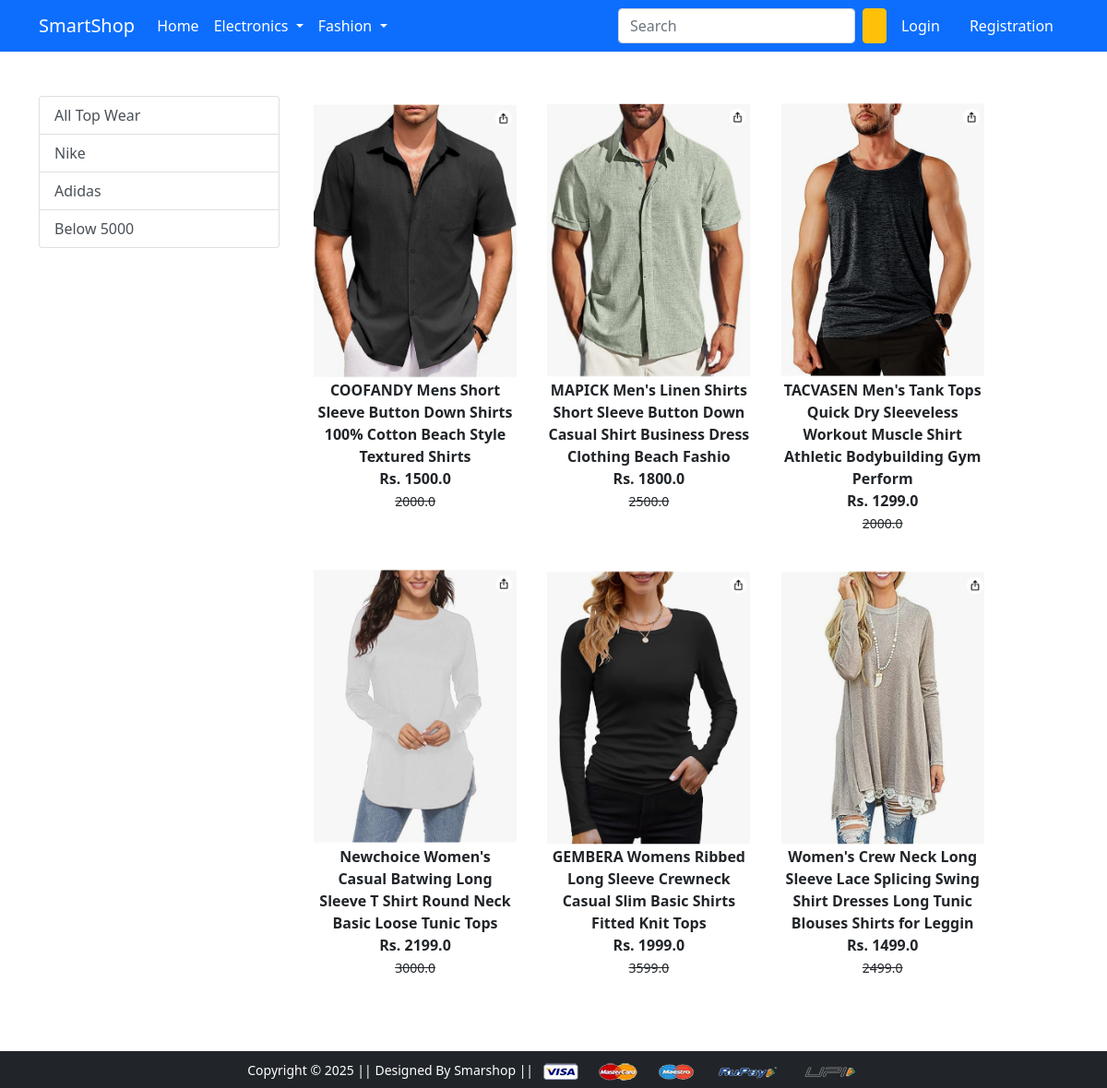
Screenshot of /topwear/ with the database file from the repository.
### app/models.py (models this page shows, shortened)
class Product(models.Model):
    title = models.CharField(max_length=100)
    selling_price = models.FloatField()
    discounted_price = models.FloatField()
    description = models.TextField()
    brand = models.CharField(max_length=100)
    category = models.CharField(choices=CATEGORY_CHOICES,
                                max_length=2)
    product_image = models.ImageField(upload_to='productimg')

### app/views.py (the view)
# urls.py: path('topwear/', views.TopWearView.as_view(), name='topwear'),
class TopWearView(View):
  def get(self, request, data=None):
    if data is None:
      topwears = Product.objects.filter(category='TW')
    elif data in ['Nike', 'Adidas']:
      topwears = Product.objects.filter(category='TW', brand=data)
    elif data == 'below':
      topwears = Product.objects.filter(category='TW', discounted_price__lt=1000)
    elif data == 'above':
      topwears = Product.objects.filter(category='TW', discounted_price__gt=1000)
    return render(request, 'app/topwear.html', {'topwears': topwears})

### app/templates/app/topwear.html (shortened to what this page needs)
{% extends 'app/base.html' %}
{% load static %}
{% block main-content %}
<div class="container my-5">
 <div class="row">
    <div class="col-sm-3">
        <div class="list-group">
                <a href="{% url 'topwear' %}" class="list-group-item
                list-group-item-action" aria-current="true">All Top Wear</a>
                <a href="{% url 'topweardata' 'Nike' %}"
                class="list-group-item list-group-item-action"
                aria-current="true">Nike</a>
                <a href="{% url 'topweardata' 'Adidas' %}"
                class="list-group-item list-group-item-action"
                aria-current="true">Adidas</a>
                <a href="{% url 'topweardata' 'below' %}"
                class="list-group-item list-group-item-action">Below
                5000</a>
        </div>
         </div>
    <div class="col-sm-8">
        <div class="row">
                {% for product in topwears %}
                <div class="col-sm-4 text-center mb-4">
                        <a href="{% url 'product-detail' product.id %}"
                        class="btn">
                        <div class="item">
                                <img src="{{product.product_image.url}}" alt=""
                                height="300" class="">
                                <div class="fw-bold"> {{product.title}} </div>
                                <div class="fw-bold"> Rs. {{product.discounted_price}}  </div>
                                <small class="fw-light text-decoration-line-through"> {{product.selling_price}}</small>
                        </div>
                </a>
                </div>
                {% endfor %}
        </div>
    </div>
 </div>
</div>
{% endblock main-content %}

### app/templates/app/base.html (shortened to what this page needs)
<!doctype html>
{% load static %}
<html lang="en">
  <head>
    <link href="https://cdn.jsdelivr.net/npm/bootstrap@5.0.0-beta1/dist/css/bootstrap.min.css" rel="stylesheet">
    <link rel="stylesheet" href="{% static 'app/css/owl.carousel.min.css' %}">
    <link rel="stylesheet" href="{% static 'app/css/all.min.css' %}">
    <link rel="stylesheet" href="{% static 'app/css/style.css' %}">
  </head>
  <body>
    <nav class="navbar navbar-expand-lg navbar-dark bg-primary">
     <div class="container">
       <a class="navbar-brand" href="/">SmartShop</a>
       <div class="collapse navbar-collapse" id="navbarSupportedContent">
         <ul class="navbar-nav me-auto mb-2 mb-lg-0">
           <li class="nav-item">
             <a class="nav-link active" aria-current="page" href="/">Home</a>
           </li>
           <li class="nav-item dropdown">
             <a class="nav-link dropdown-toggle text-white" href="#" id="electronicsDropdown" role="button" data-bs-toggle="dropdown" aria-expanded="false">
               Electronics
             </a>
           </li>
           <li class="nav-item dropdown">
             <a class="nav-link dropdown-toggle text-white" href="#" id="fashionDropdown" role="button" data-bs-toggle="dropdown" aria-expanded="false">
               Fashion
             </a>
           </li>
         </ul>
         <form class="d-flex">
           <input class="form-control me-2" type="search" placeholder="Search" aria-label="Search">
          <button class="btn btn-warning" type="submit">{{ request.user.username|first|capfirst }}</button>
         </form>
         <div>
          <ul class="navbar-nav me-auto mb-2 mb-lg-0">
            {% if request.user.is_authenticated %}
           <li class="nav-item dropdown mx-2">
              <a class="nav-link dropdown-toggle text-white" href="#" id="profileDropdown" role="button" data-bs-toggle="dropdown" aria-expanded="false">
              {{ request.user.username|capfirst }}
              </a>
              <ul class="dropdown-menu" aria-labelledby="profileDropdown">
                <li><a class="dropdown-item" href="{% url 'profile' %}">Profile</a></li>
                <li><a class="dropdown-item" href="{% url 'orders' %}">Orders</a></li>
                <li><a class="dropdown-item" href="{% url 'changepassword' %}">Change Password</a></li>
                <li><a class="dropdown-item" href="{% url 'logout' %}">Logout</a></li>
              </ul>
            </li>
            <li class="nav-item mx-2">
            <a href="{% url 'showcart' %}" class="nav-link text-white">
              <span class="badge bg-danger">{{ cart_count }}</span> Cart
            </a>
            </li>
            {% else %}
            <li class="nav-item mx-2">
             <a href="{% url 'login' %}" class="nav-link text-white">Login</a>
            </li>
            <li class="nav-item mx-2">
             <a href="{% url 'customerregistration' %}" class="nav-link text-white">Registration</a>
            </li>
            {% endif %}
          </ul>
         </div>
       </div>
     </div>
    </nav>
    {% block main-content %} {% endblock main-content %}
    <footer class="container-fluid bg-dark text-center p-2 mt-5">
        <small class="text-white">Copyright &copy; 2025 || Designed By Smarshop || </small>
        <img src="{% static 'app/images/payment.png' %}" alt="" srcset="" class="img-fluid" height="2px">
    </footer>
  </body>
</html>

### rows the page displays
Product: product_image (picture), title "COOFANDY Mens Short Sleeve Button Down Shirts 100% Cotton Beach Style Textured Shirts", discounted_price "1500.0", selling_price "2000.0"
Product: product_image (picture), title "MAPICK Men's Linen Shirts Short Sleeve Button Down Casual Shirt Business Dress Clothing Beach Fashio", discounted_price "1800.0", selling_price "2500.0"
Product: product_image (picture), title "TACVASEN Men's Tank Tops Quick Dry Sleeveless Workout Muscle Shirt Athletic Bodybuilding Gym Perform", discounted_price "1299.0", selling_price "2000.0"
Product: product_image (picture), title "Newchoice Women's Casual Batwing Long Sleeve T Shirt Round Neck Basic Loose Tunic Tops", discounted_price "2199.0", selling_price "3000.0"
Product: product_image (picture), title "GEMBERA Womens Ribbed Long Sleeve Crewneck Casual Slim Basic Shirts Fitted Knit Tops", discounted_price "1999.0", selling_price "3599.0"
Product: product_image (picture), title "Women's Crew Neck Long Sleeve Lace Splicing Swing Shirt Dresses Long Tunic Blouses Shirts for Leggin", discounted_price "1499.0", selling_price "2499.0"
